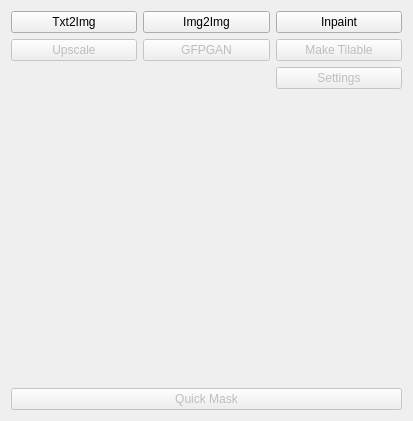
<?xml version="1.0" encoding="UTF-8"?>
<ui version="4.0">
 <class>Form</class>
 <widget class="QWidget" name="Form">
  <property name="geometry">
   <rect>
    <x>0</x>
    <y>0</y>
    <width>413</width>
    <height>421</height>
   </rect>
  </property>
  <property name="windowTitle">
   <string>Form</string>
  </property>
  <layout class="QGridLayout" name="gridLayout">
   <item row="0" column="1">
    <layout class="QVBoxLayout" name="verticalLayout" stretch="0,0,0">
     <item>
      <layout class="QGridLayout" name="gridLayout_2">
       <item row="0" column="0">
        <widget class="QPushButton" name="text_to_image_button">
         <property name="text">
          <string>Txt2Img</string>
         </property>
        </widget>
       </item>
       <item row="1" column="2">
        <widget class="QPushButton" name="make_tilable_button">
         <property name="enabled">
          <bool>false</bool>
         </property>
         <property name="text">
          <string>Make Tilable</string>
         </property>
        </widget>
       </item>
       <item row="1" column="1">
        <widget class="QPushButton" name="gfpgan_button">
         <property name="enabled">
          <bool>false</bool>
         </property>
         <property name="text">
          <string>GFPGAN</string>
         </property>
        </widget>
       </item>
       <item row="0" column="2">
        <widget class="QPushButton" name="inpaint_button">
         <property name="text">
          <string>Inpaint</string>
         </property>
        </widget>
       </item>
       <item row="0" column="1">
        <widget class="QPushButton" name="image_to_image_button">
         <property name="text">
          <string>Img2Img</string>
         </property>
        </widget>
       </item>
       <item row="1" column="0">
        <widget class="QPushButton" name="upscale_button">
         <property name="enabled">
          <bool>false</bool>
         </property>
         <property name="text">
          <string>Upscale</string>
         </property>
        </widget>
       </item>
       <item row="2" column="2">
        <widget class="QPushButton" name="settings_button">
         <property name="enabled">
          <bool>false</bool>
         </property>
         <property name="text">
          <string>Settings</string>
         </property>
        </widget>
       </item>
      </layout>
     </item>
     <item>
      <spacer name="verticalSpacer">
       <property name="orientation">
        <enum>Qt::Vertical</enum>
       </property>
       <property name="sizeHint" stdset="0">
        <size>
         <width>20</width>
         <height>40</height>
        </size>
       </property>
      </spacer>
     </item>
     <item>
      <layout class="QGridLayout" name="gridLayout_3">
       <item row="1" column="0">
        <widget class="QPushButton" name="quick_mask_button">
         <property name="enabled">
          <bool>false</bool>
         </property>
         <property name="toolTip">
          <string>Creates transparency mask for current layer</string>
         </property>
         <property name="text">
          <string>Quick Mask</string>
         </property>
        </widget>
       </item>
      </layout>
     </item>
    </layout>
   </item>
  </layout>
 </widget>
 <resources/>
 <connections/>
</ui>
